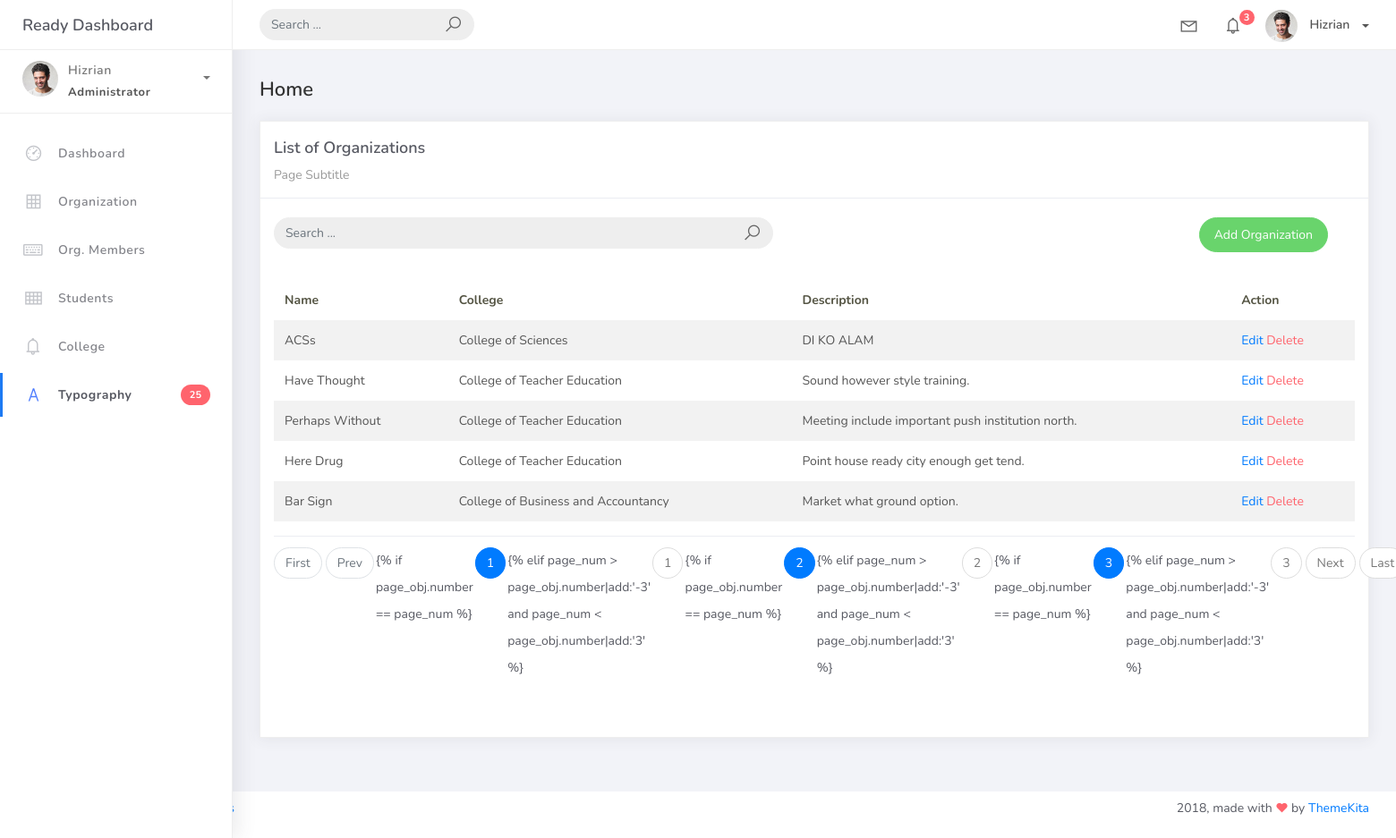
Screenshot of /organization_list with the database file from the repository.
### studentorg/models.py (models this page shows, shortened)
class BaseModel(models.Model):
    created_at = models.DateTimeField(auto_now_add=True, db_index=True)
    updated_at = models.DateTimeField(auto_now=True)
    class Meta:
        abstract = True

class Organization(BaseModel):
    name = models.CharField(max_length=250)
    college = models.ForeignKey(
        College, null=True, blank=True, on_delete=models.CASCADE)
    description = models.CharField(max_length=500)

class College(BaseModel):
    college_name = models.CharField(max_length=150)
    def __str__(self):
        return self.college_name

### studentorg/views.py (the view)
# urls.py: path('organization_list', OrganizationList.as_view(), name='organization-list'),
class OrganizationList(ListView):
    model = Organization
    context_object_name = 'organization'
    template_name = 'org_list.html'
    paginate_by = 5
    def get_queryset(self, *args, **kwargs):
         qs = super(OrganizationList, self).get_queryset(*args, **kwargs)
         if self.request.GET.get("q") != None:
             query = self.request.GET.get('q')
             qs = qs.filter(Q(name__icontains=query) |
                            Q(description__icontains=query))
         return qs

### templates/org_list.html (shortened to what this page needs)
{% extends 'base.html' %} {% load static %} {% block content %}
<div class="content">
  <div class="container-fluid">
    <h4 class="page-title">Home</h4>
    <div class="row">
      <div class="col-md-12">
        <div class="card">
          <div class="card-header">
            <div class="card-title">List of Organizations</div>
            <div class="card-category">Page Subtitle</div>
          </div>
          <br />
          <div class="col-md-12 row">
            <div class="col-md-6">
              <form
                class="navbar-left navbar-form nav-search mr-md-3"
                action="{% url 'organization-list' %}"
                action="">
                <div class="input-group">
                  <input
                    type="text"
                    placeholder="Search ..."
                    class="form-control"
                    name="q" />
                  <div class="input-group-append">
                    <span class="input-group-text">
                      <i class="la la-search search-icon"></i>
                    </span>
                  </div>
                </div>
              </form>
            </div>
            <div class="col-md-6">
              <div class="pull-right">
                <a
                  href="{% url 'organization-add' %}"
                  class="btn btn-success btn-rounded"
                  >Add Organization</a
                >
              </div>
            </div>
          </div>
          <div class="card-body">
            <table class="table table-striped mt-3">
              <thead>
                <tr>
                  <th scope="col">Name</th>
                  <th scope="col">College</th>
                  <th scope="col">Description</th>
                  <th scope="col">Action</th>
                </tr>
              </thead>
              <tbody>
                {% for object in object_list %}
                <tr>
                  <td>{{ object.name}}</td>
                  <td>{{ object.college }}</td>
                  <td>{{ object.description }}</td>
                  <td>
                    <a href="organization_list/{{ object.id }}">Edit</a>
                    <a
                      href="organization_list/{{ object.id }}/delete"
                      class="text-danger"
                      >Delete</a
                    >
                  </td>
                </tr>
                {% endfor %}
              </tbody>
            </table>
            {% include 'includes/pagination.html' %}
          </div>
        </div>
      </div>
    </div>
  </div>
</div>
{% endblock %}

### rows the page displays
Organization: name "ACSs", college "College of Sciences", description "DI KO ALAM"
Organization: name "Have Thought", college "College of Teacher Education", description "Sound however style training."
Organization: name "Perhaps Without", college "College of Teacher Education", description "Meeting include important push institution north."
Organization: name "Here Drug", college "College of Teacher Education", description "Point house ready city enough get tend."
Organization: name "Bar Sign", college "College of Business and Accountancy", description "Market what ground option."

### other values shown
{{ page_num }} "1" "2" "3"
